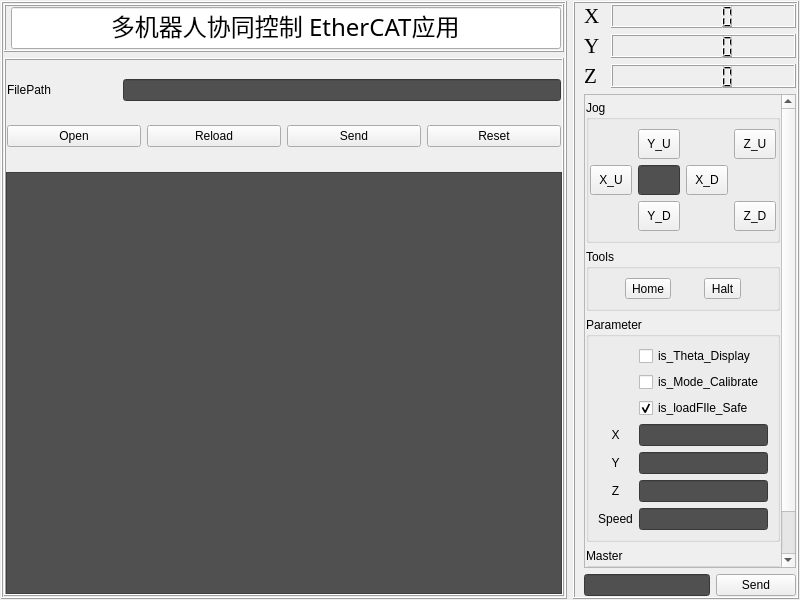
<?xml version="1.0" encoding="UTF-8"?>
<ui version="4.0">
 <class>Form_ControlTab</class>
 <widget class="QWidget" name="Form_ControlTab">
  <property name="geometry">
   <rect>
    <x>0</x>
    <y>0</y>
    <width>800</width>
    <height>600</height>
   </rect>
  </property>
  <property name="windowTitle">
   <string>Form</string>
  </property>
  <layout class="QHBoxLayout" name="horizontalLayout" stretch="5,2">
   <property name="leftMargin">
    <number>1</number>
   </property>
   <property name="topMargin">
    <number>1</number>
   </property>
   <property name="rightMargin">
    <number>1</number>
   </property>
   <property name="bottomMargin">
    <number>1</number>
   </property>
   <item>
    <widget class="QFrame" name="frame_left">
     <property name="frameShape">
      <enum>QFrame::Box</enum>
     </property>
     <property name="frameShadow">
      <enum>QFrame::Raised</enum>
     </property>
     <layout class="QVBoxLayout" name="verticalLayout" stretch="1,19">
      <property name="leftMargin">
       <number>1</number>
      </property>
      <property name="topMargin">
       <number>1</number>
      </property>
      <property name="rightMargin">
       <number>1</number>
      </property>
      <property name="bottomMargin">
       <number>1</number>
      </property>
      <item>
       <widget class="QFrame" name="frame_controlDisplay">
        <property name="frameShape">
         <enum>QFrame::Box</enum>
        </property>
        <property name="frameShadow">
         <enum>QFrame::Raised</enum>
        </property>
        <layout class="QGridLayout" name="gridLayout_2">
         <property name="leftMargin">
          <number>5</number>
         </property>
         <property name="topMargin">
          <number>1</number>
         </property>
         <property name="rightMargin">
          <number>1</number>
         </property>
         <property name="bottomMargin">
          <number>1</number>
         </property>
         <item row="0" column="0">
          <widget class="QLineEdit" name="lineEdit_Tittle">
           <property name="font">
            <font>
             <family>Agency FB</family>
             <pointsize>18</pointsize>
            </font>
           </property>
           <property name="text">
            <string>多机器人协同控制 EtherCAT应用</string>
           </property>
           <property name="alignment">
            <set>Qt::AlignCenter</set>
           </property>
          </widget>
         </item>
        </layout>
       </widget>
      </item>
      <item>
       <widget class="QFrame" name="frame_gcodeTable">
        <property name="frameShape">
         <enum>QFrame::Box</enum>
        </property>
        <property name="frameShadow">
         <enum>QFrame::Raised</enum>
        </property>
        <layout class="QVBoxLayout" name="verticalLayout_2" stretch="1,4">
         <property name="leftMargin">
          <number>0</number>
         </property>
         <property name="topMargin">
          <number>0</number>
         </property>
         <property name="rightMargin">
          <number>0</number>
         </property>
         <property name="bottomMargin">
          <number>0</number>
         </property>
         <item>
          <widget class="QWidget" name="widget" native="true">
           <layout class="QGridLayout" name="gridLayout">
            <property name="leftMargin">
             <number>1</number>
            </property>
            <property name="topMargin">
             <number>1</number>
            </property>
            <property name="rightMargin">
             <number>1</number>
            </property>
            <property name="bottomMargin">
             <number>1</number>
            </property>
            <item row="0" column="0">
             <layout class="QHBoxLayout" name="horizontalLayout_2" stretch="1,4">
              <item>
               <widget class="QLabel" name="label">
                <property name="text">
                 <string>FilePath</string>
                </property>
               </widget>
              </item>
              <item>
               <widget class="QLineEdit" name="lineEdit_gcodeFilePath">
                <property name="styleSheet">
                 <string notr="true">background-color: rgb(80, 80, 80);</string>
                </property>
               </widget>
              </item>
             </layout>
            </item>
            <item row="1" column="0">
             <layout class="QHBoxLayout" name="horizontalLayout_3" stretch="1,1,1,1">
              <item>
               <widget class="QPushButton" name="pushButton_gcodeFileOpen">
                <property name="text">
                 <string>Open</string>
                </property>
               </widget>
              </item>
              <item>
               <widget class="QPushButton" name="pushButton_gcodeFileReload">
                <property name="text">
                 <string>Reload</string>
                </property>
               </widget>
              </item>
              <item>
               <widget class="QPushButton" name="pushButton_gcodeFileSend">
                <property name="text">
                 <string>Send</string>
                </property>
               </widget>
              </item>
              <item>
               <widget class="QPushButton" name="pushButton_gcodeFileReset">
                <property name="text">
                 <string>Reset</string>
                </property>
               </widget>
              </item>
             </layout>
            </item>
           </layout>
          </widget>
         </item>
         <item>
          <widget class="QTableWidget" name="tableWidget_gcode">
           <property name="styleSheet">
            <string notr="true">background-color: rgb(80, 80, 80);</string>
           </property>
          </widget>
         </item>
        </layout>
       </widget>
      </item>
     </layout>
    </widget>
   </item>
   <item>
    <widget class="QFrame" name="frame_right">
     <property name="frameShape">
      <enum>QFrame::Box</enum>
     </property>
     <property name="frameShadow">
      <enum>QFrame::Raised</enum>
     </property>
     <layout class="QGridLayout" name="gridLayout_5">
      <property name="leftMargin">
       <number>9</number>
      </property>
      <property name="topMargin">
       <number>1</number>
      </property>
      <property name="rightMargin">
       <number>1</number>
      </property>
      <property name="bottomMargin">
       <number>1</number>
      </property>
      <item row="0" column="0">
       <widget class="QWidget" name="widget_3" native="true">
        <layout class="QVBoxLayout" name="verticalLayout_3">
         <property name="leftMargin">
          <number>0</number>
         </property>
         <property name="topMargin">
          <number>0</number>
         </property>
         <property name="rightMargin">
          <number>0</number>
         </property>
         <property name="bottomMargin">
          <number>0</number>
         </property>
         <item>
          <layout class="QHBoxLayout" name="horizontalLayout_5" stretch="1,9">
           <item>
            <widget class="QLabel" name="label_2">
             <property name="font">
              <font>
               <family>Times New Roman</family>
               <pointsize>16</pointsize>
              </font>
             </property>
             <property name="text">
              <string>X</string>
             </property>
            </widget>
           </item>
           <item>
            <widget class="QLCDNumber" name="lcdNumber_Axis_X"/>
           </item>
          </layout>
         </item>
         <item>
          <layout class="QHBoxLayout" name="horizontalLayout_6" stretch="1,9">
           <item>
            <widget class="QLabel" name="label_3">
             <property name="font">
              <font>
               <family>Times New Roman</family>
               <pointsize>16</pointsize>
              </font>
             </property>
             <property name="text">
              <string>Y</string>
             </property>
            </widget>
           </item>
           <item>
            <widget class="QLCDNumber" name="lcdNumber_Axis_Y"/>
           </item>
          </layout>
         </item>
         <item>
          <layout class="QHBoxLayout" name="horizontalLayout_7" stretch="1,9">
           <item>
            <widget class="QLabel" name="label_4">
             <property name="font">
              <font>
               <family>Times New Roman</family>
               <pointsize>16</pointsize>
              </font>
             </property>
             <property name="text">
              <string>Z</string>
             </property>
            </widget>
           </item>
           <item>
            <widget class="QLCDNumber" name="lcdNumber_Axis_Z"/>
           </item>
          </layout>
         </item>
        </layout>
       </widget>
      </item>
      <item row="2" column="0">
       <layout class="QHBoxLayout" name="horizontalLayout_4">
        <item>
         <widget class="QLineEdit" name="lineEdit_command">
          <property name="styleSheet">
           <string notr="true">background-color: rgb(80, 80, 80);</string>
          </property>
         </widget>
        </item>
        <item>
         <widget class="QPushButton" name="pushButton_commendSend">
          <property name="text">
           <string>Send</string>
          </property>
         </widget>
        </item>
       </layout>
      </item>
      <item row="1" column="0">
       <widget class="QScrollArea" name="scrollArea">
        <property name="minimumSize">
         <size>
          <width>0</width>
          <height>0</height>
         </size>
        </property>
        <property name="frameShape">
         <enum>QFrame::StyledPanel</enum>
        </property>
        <property name="widgetResizable">
         <bool>true</bool>
        </property>
        <widget class="QWidget" name="scrollAreaWidgetContents_Jog">
         <property name="geometry">
          <rect>
           <x>0</x>
           <y>0</y>
           <width>210</width>
           <height>466</height>
          </rect>
         </property>
         <layout class="QVBoxLayout" name="verticalLayout_4" stretch="1,2">
          <property name="leftMargin">
           <number>1</number>
          </property>
          <property name="topMargin">
           <number>5</number>
          </property>
          <property name="rightMargin">
           <number>1</number>
          </property>
          <property name="bottomMargin">
           <number>5</number>
          </property>
          <item>
           <widget class="QWidget" name="widget_2" native="true">
            <layout class="QGridLayout" name="gridLayout_4">
             <property name="leftMargin">
              <number>0</number>
             </property>
             <property name="topMargin">
              <number>0</number>
             </property>
             <property name="rightMargin">
              <number>0</number>
             </property>
             <property name="bottomMargin">
              <number>0</number>
             </property>
             <item row="3" column="1">
              <widget class="QGroupBox" name="groupBox_Parameter">
               <property name="title">
                <string>Parameter</string>
               </property>
               <layout class="QGridLayout" name="gridLayout_7">
                <item row="5" column="1">
                 <widget class="QLineEdit" name="lineEdit_PosZ">
                  <property name="styleSheet">
                   <string notr="true">background-color: rgb(80, 80, 80);</string>
                  </property>
                 </widget>
                </item>
                <item row="4" column="1">
                 <widget class="QLineEdit" name="lineEdit_PosY">
                  <property name="styleSheet">
                   <string notr="true">background-color: rgb(80, 80, 80);
</string>
                  </property>
                 </widget>
                </item>
                <item row="3" column="1">
                 <widget class="QLineEdit" name="lineEdit_posX">
                  <property name="styleSheet">
                   <string notr="true">background-color: rgb(80, 80, 80);
</string>
                  </property>
                 </widget>
                </item>
                <item row="0" column="1">
                 <widget class="QCheckBox" name="checkBox_Is_Theta_Display">
                  <property name="text">
                   <string>is_Theta_Display</string>
                  </property>
                 </widget>
                </item>
                <item row="6" column="1">
                 <widget class="QLineEdit" name="lineEdit_jogSpeed">
                  <property name="styleSheet">
                   <string notr="true">background-color: rgb(80, 80, 80);</string>
                  </property>
                 </widget>
                </item>
                <item row="6" column="0">
                 <widget class="QLabel" name="label_8">
                  <property name="text">
                   <string>Speed</string>
                  </property>
                  <property name="alignment">
                   <set>Qt::AlignCenter</set>
                  </property>
                 </widget>
                </item>
                <item row="4" column="0">
                 <widget class="QLabel" name="label_6">
                  <property name="text">
                   <string>Y</string>
                  </property>
                  <property name="alignment">
                   <set>Qt::AlignCenter</set>
                  </property>
                 </widget>
                </item>
                <item row="5" column="0">
                 <widget class="QLabel" name="label_7">
                  <property name="text">
                   <string>Z</string>
                  </property>
                  <property name="alignment">
                   <set>Qt::AlignCenter</set>
                  </property>
                 </widget>
                </item>
                <item row="3" column="0">
                 <widget class="QLabel" name="label_5">
                  <property name="text">
                   <string>X</string>
                  </property>
                  <property name="alignment">
                   <set>Qt::AlignCenter</set>
                  </property>
                 </widget>
                </item>
                <item row="1" column="1">
                 <widget class="QCheckBox" name="checkBox_Is_CalibrateMode">
                  <property name="text">
                   <string>is_Mode_Calibrate</string>
                  </property>
                 </widget>
                </item>
                <item row="2" column="1">
                 <widget class="QCheckBox" name="checkBox_Is_LoadFileSafe">
                  <property name="text">
                   <string>is_loadFIle_Safe</string>
                  </property>
                  <property name="checked">
                   <bool>true</bool>
                  </property>
                 </widget>
                </item>
               </layout>
              </widget>
             </item>
             <item row="1" column="1">
              <widget class="QGroupBox" name="groupBox_Jog">
               <property name="sizePolicy">
                <sizepolicy hsizetype="Preferred" vsizetype="Preferred">
                 <horstretch>0</horstretch>
                 <verstretch>0</verstretch>
                </sizepolicy>
               </property>
               <property name="title">
                <string>Jog</string>
               </property>
               <layout class="QGridLayout" name="gridLayout_3" rowstretch="1,1,1" columnstretch="1,1,1,1">
                <property name="leftMargin">
                 <number>1</number>
                </property>
                <property name="topMargin">
                 <number>9</number>
                </property>
                <property name="rightMargin">
                 <number>1</number>
                </property>
                <property name="bottomMargin">
                 <number>9</number>
                </property>
                <item row="1" column="1">
                 <widget class="QLineEdit" name="lineEdit_jogStep">
                  <property name="sizePolicy">
                   <sizepolicy hsizetype="Preferred" vsizetype="Preferred">
                    <horstretch>0</horstretch>
                    <verstretch>0</verstretch>
                   </sizepolicy>
                  </property>
                  <property name="minimumSize">
                   <size>
                    <width>30</width>
                    <height>30</height>
                   </size>
                  </property>
                  <property name="styleSheet">
                   <string notr="true">background-color: rgb(80, 80, 80);
</string>
                  </property>
                 </widget>
                </item>
                <item row="0" column="1">
                 <widget class="QToolButton" name="toolButton_jogY_positive">
                  <property name="sizePolicy">
                   <sizepolicy hsizetype="Preferred" vsizetype="Preferred">
                    <horstretch>0</horstretch>
                    <verstretch>0</verstretch>
                   </sizepolicy>
                  </property>
                  <property name="minimumSize">
                   <size>
                    <width>30</width>
                    <height>30</height>
                   </size>
                  </property>
                  <property name="styleSheet">
                   <string notr="true"/>
                  </property>
                  <property name="text">
                   <string>Y_U</string>
                  </property>
                  <property name="icon">
                   <iconset resource="../../QT_VS_Dock/res_icons.qrc">
                    <normaloff>:/Control/Resource/Control/Dir_Up.png</normaloff>:/Control/Resource/Control/Dir_Up.png</iconset>
                  </property>
                  <property name="iconSize">
                   <size>
                    <width>100</width>
                    <height>100</height>
                   </size>
                  </property>
                 </widget>
                </item>
                <item row="2" column="3">
                 <widget class="QToolButton" name="toolButton_jogZnegtive">
                  <property name="sizePolicy">
                   <sizepolicy hsizetype="Preferred" vsizetype="Preferred">
                    <horstretch>0</horstretch>
                    <verstretch>0</verstretch>
                   </sizepolicy>
                  </property>
                  <property name="minimumSize">
                   <size>
                    <width>30</width>
                    <height>30</height>
                   </size>
                  </property>
                  <property name="text">
                   <string>Z_D</string>
                  </property>
                  <property name="icon">
                   <iconset resource="../../QT_VS_Dock/res_icons.qrc">
                    <normaloff>:/Control/Resource/Control/Dir_Down.png</normaloff>:/Control/Resource/Control/Dir_Down.png</iconset>
                  </property>
                  <property name="iconSize">
                   <size>
                    <width>100</width>
                    <height>100</height>
                   </size>
                  </property>
                 </widget>
                </item>
                <item row="1" column="3">
                 <spacer name="horizontalSpacer">
                  <property name="orientation">
                   <enum>Qt::Horizontal</enum>
                  </property>
                  <property name="sizeHint" stdset="0">
                   <size>
                    <width>30</width>
                    <height>30</height>
                   </size>
                  </property>
                 </spacer>
                </item>
                <item row="0" column="3">
                 <widget class="QToolButton" name="toolButton_jogZ_positive">
                  <property name="sizePolicy">
                   <sizepolicy hsizetype="Preferred" vsizetype="Preferred">
                    <horstretch>0</horstretch>
                    <verstretch>0</verstretch>
                   </sizepolicy>
                  </property>
                  <property name="minimumSize">
                   <size>
                    <width>30</width>
                    <height>30</height>
                   </size>
                  </property>
                  <property name="text">
                   <string>Z_U</string>
                  </property>
                  <property name="icon">
                   <iconset resource="../../QT_VS_Dock/res_icons.qrc">
                    <normaloff>:/Control/Resource/Control/Dir_Up.png</normaloff>:/Control/Resource/Control/Dir_Up.png</iconset>
                  </property>
                  <property name="iconSize">
                   <size>
                    <width>10016</width>
                    <height>100</height>
                   </size>
                  </property>
                 </widget>
                </item>
                <item row="1" column="0">
                 <widget class="QToolButton" name="toolButton_jogX_positive">
                  <property name="sizePolicy">
                   <sizepolicy hsizetype="Preferred" vsizetype="Preferred">
                    <horstretch>0</horstretch>
                    <verstretch>0</verstretch>
                   </sizepolicy>
                  </property>
                  <property name="minimumSize">
                   <size>
                    <width>30</width>
                    <height>30</height>
                   </size>
                  </property>
                  <property name="text">
                   <string>X_U</string>
                  </property>
                  <property name="icon">
                   <iconset resource="../../QT_VS_Dock/res_icons.qrc">
                    <normaloff>:/Control/Resource/Control/Dir_Left.png</normaloff>:/Control/Resource/Control/Dir_Left.png</iconset>
                  </property>
                  <property name="iconSize">
                   <size>
                    <width>100</width>
                    <height>100</height>
                   </size>
                  </property>
                 </widget>
                </item>
                <item row="2" column="1">
                 <widget class="QToolButton" name="toolButton_jogY_negtive">
                  <property name="sizePolicy">
                   <sizepolicy hsizetype="Preferred" vsizetype="Preferred">
                    <horstretch>0</horstretch>
                    <verstretch>0</verstretch>
                   </sizepolicy>
                  </property>
                  <property name="minimumSize">
                   <size>
                    <width>30</width>
                    <height>30</height>
                   </size>
                  </property>
                  <property name="text">
                   <string>Y_D</string>
                  </property>
                  <property name="icon">
                   <iconset resource="../../QT_VS_Dock/res_icons.qrc">
                    <normaloff>:/Control/Resource/Control/Dir_Down.png</normaloff>:/Control/Resource/Control/Dir_Down.png</iconset>
                  </property>
                  <property name="iconSize">
                   <size>
                    <width>100</width>
                    <height>100</height>
                   </size>
                  </property>
                 </widget>
                </item>
                <item row="1" column="2">
                 <widget class="QToolButton" name="toolButton_jogX_negtive">
                  <property name="sizePolicy">
                   <sizepolicy hsizetype="Preferred" vsizetype="Preferred">
                    <horstretch>0</horstretch>
                    <verstretch>0</verstretch>
                   </sizepolicy>
                  </property>
                  <property name="minimumSize">
                   <size>
                    <width>30</width>
                    <height>30</height>
                   </size>
                  </property>
                  <property name="text">
                   <string>X_D</string>
                  </property>
                  <property name="icon">
                   <iconset resource="../../QT_VS_Dock/res_icons.qrc">
                    <normaloff>:/Control/Resource/Control/Dir_Right.png</normaloff>:/Control/Resource/Control/Dir_Right.png</iconset>
                  </property>
                  <property name="iconSize">
                   <size>
                    <width>100</width>
                    <height>100</height>
                   </size>
                  </property>
                 </widget>
                </item>
               </layout>
              </widget>
             </item>
             <item row="2" column="1">
              <widget class="QGroupBox" name="groupBox_Tools">
               <property name="title">
                <string>Tools</string>
               </property>
               <layout class="QGridLayout" name="gridLayout_6">
                <item row="0" column="0">
                 <widget class="QToolButton" name="toolButton_jogHome">
                  <property name="text">
                   <string>Home</string>
                  </property>
                 </widget>
                </item>
                <item row="0" column="1">
                 <widget class="QToolButton" name="toolButton_jogHalt">
                  <property name="text">
                   <string>Halt</string>
                  </property>
                 </widget>
                </item>
               </layout>
              </widget>
             </item>
            </layout>
           </widget>
          </item>
          <item>
           <widget class="QGroupBox" name="groupBox_Master">
            <property name="title">
             <string>Master</string>
            </property>
            <layout class="QHBoxLayout" name="horizontalLayout_8">
             <item>
              <widget class="QLabel" name="label_9">
               <property name="text">
                <string>Slave_Index</string>
               </property>
              </widget>
             </item>
             <item>
              <widget class="QComboBox" name="comboBox_SlaveIndex">
               <item>
                <property name="text">
                 <string>0</string>
                </property>
               </item>
              </widget>
             </item>
            </layout>
           </widget>
          </item>
         </layout>
        </widget>
       </widget>
      </item>
     </layout>
    </widget>
   </item>
  </layout>
 </widget>
 <resources>
  <include location="../../QT_VS_Dock/res_icons.qrc"/>
 </resources>
 <connections/>
</ui>
